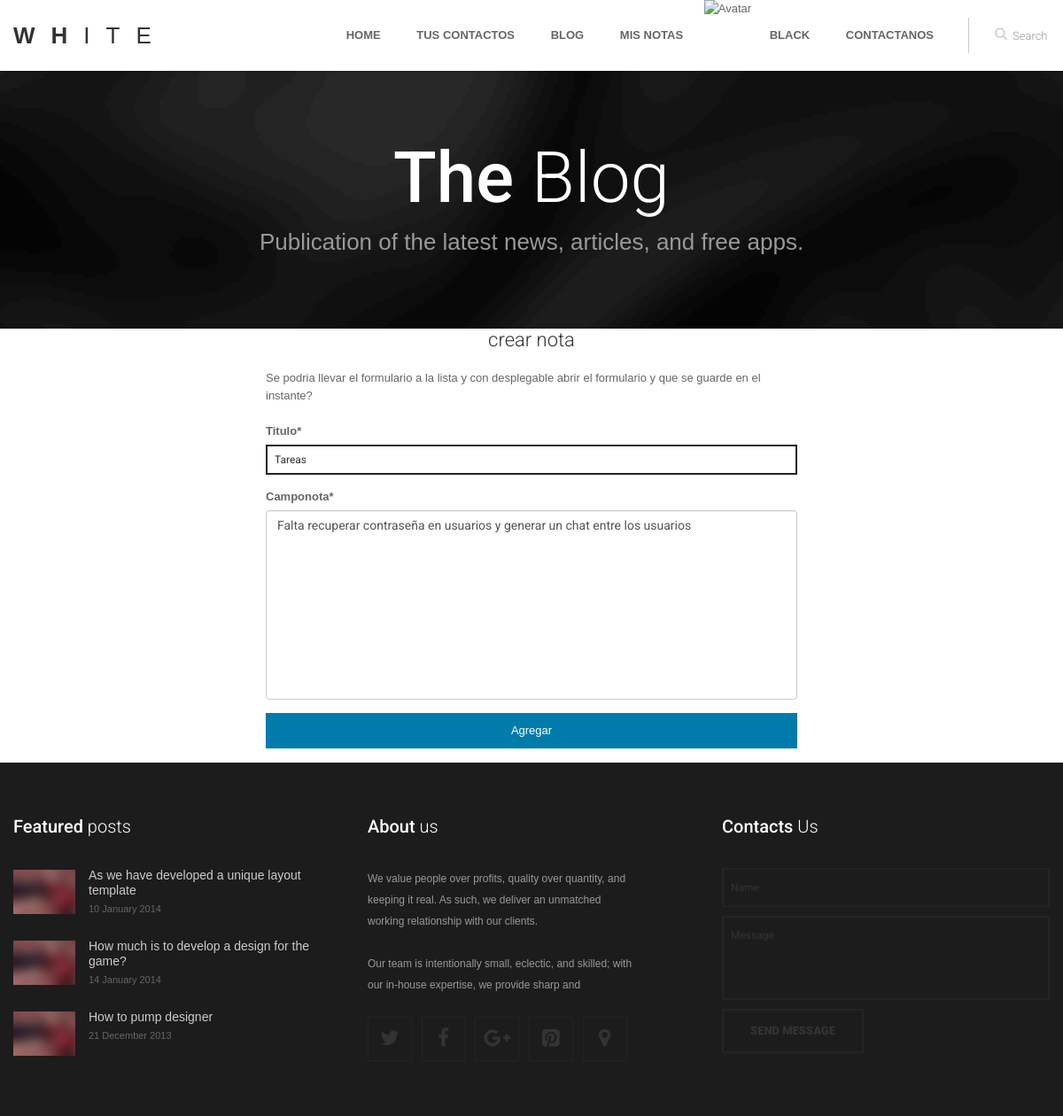
Page /edit9 (signed in) on the committed database.
### notasApp/models.py (models this page shows, shortened)
class NotasModel(models.Model):
    titulo = models.CharField(max_length=50)
    camponota = models.TextField(max_length=600)
    autor = models.ForeignKey(User, on_delete=models.CASCADE, null=True)
    categorias = models.ManyToManyField(CategoriaNotasModel)
    fecha_creacion = models.DateTimeField(auto_now_add=True)
    class Meta:
        verbose_name = 'nota'
        verbose_name_plural = 'notas'

### notasApp/views.py (the view)
# urls.py: url(r'^edit(?P<pk>\d+)$', NotaUpdate.as_view(), name='edit'),
class NotaUpdate(CustomContextAvatarMixin, UpdateView):
    model = NotasModel
    template_name = 'notas/nota_form.html'
    fields = ['titulo', 'camponota','fecha_edicion']
    success_url = reverse_lazy('contact:list')

### homeApp/views.py (called while the page is built)
    def get_context_data(self, **kwargs):
        context = super().get_context_data(**kwargs)
        avatar = Avatar.objects.filter(user=self.request.user).first()
        context['url'] = avatar.imagen.url
        return context

### template/notas/nota_form.html (shortened to what this page needs)
{% extends "base.html" %}
{% load static %}
{% load crispy_forms_tags %}
	{% block content %}
	<div style="margin:auto; width:50%;">
		<h3 style="text-align:center">crear nota</h3>
		<p>Se podria llevar el formulario a la lista y con desplegable abrir el formulario y que se guarde en el instante?</p>
		<form method="POST">
			{{ form|crispy }}
			<button type="submit" class="buttons">Agregar</button>
		</form>
	</div>
	{% endblock %}

### template/base.html (shortened to what this page needs)
{% load static %}
<!DOCTYPE html>
<head>
	<link href={% static "css/bootstrap.min.css" %} rel="stylesheet" type="text/css" />
	<link href={% static "css/flexslider.css" %} rel="stylesheet" type="text/css" />
	<link href={% static "css/animate.css" %} rel="stylesheet" type="text/css" media="all" />
    <link href={% static "css/owl.carousel.css" %} rel="stylesheet">
	<link href={% static "css/style.css" %} rel="stylesheet" type="text/css" />
	<link href={% static "css/colors/" %} rel="stylesheet" type="text/css" id="colors" />
	<link href="http://netdna.bootstrapcdn.com/font-awesome/4.0.3/css/font-awesome.css" rel="stylesheet">
</head>
<body>
<div class="preloader_hide">
	<div id="page" class="single_page">
		<header>
			<div class="menu_block">
				<div class="container clearfix">
					<div class="logo pull-left">
						<a href="index.html" ><span class="b1">w</span><span class="b2">h</span><span class="b3">i</span><span class="b4">t</span><span class="b5">e</span></a>
					</div>
					<div id="search-form" class="pull-right">
						<form method="get" action="#">
							<input type="text" name="Search" value="Search" onFocus="if (this.value == 'Search') this.value = '';" onBlur="if (this.value == '') this.value = 'Search';" />
						</form>
					</div>
					<div class="pull-right">
						<nav class="navmenu center">
							<ul>
								<li class="first scroll_btn {% if request.path == '/' %}active{% endif %}">
									<a href="{% url 'Home' %}">Home</a>
								</li>
								<li class="sub-menu {% if request.path == '/list' %}active{% endif %}">
									<a  href="{% url 'contact:list' %}">tus contactos</a>
								</li>
								<li class="sub-menu {% if request.path == '/blog' %}active{% endif %}">
										<a href="{% url 'Blog' %}">Blog</a>
								</li>
								<li class="sub-menu {% if request.path == '/notas' %}active{% endif %}">
									<a href="{% url 'notas:list' %}">Mis notas</a>
								</li>
								{% if request.user.is_authenticated %}
									<img width= "40px" height="40px" src="{{url}}" alt="Avatar">
									<li class="sub-menu">
										<a href="javascript:void(0);">{{user.get_username}}</a>
									</li>
								{% else %}
									<li><a href="{% url 'Login'%}?next={{request.path}}">Login</a></li>
								{% endif %}
								<li class="scroll_btn last {% if request.path == '/contactanos' %}active{% endif %}">
									<a href="{% url 'Contactanos' %}">Contactanos</a>
								</li>
							</ul>
						</nav>
					</div>
				</div>
			</div>
		</header>
		<section class="breadcrumbs_block clearfix parallax">
			<div class="container center">
				<h2><b>The</b> Blog</h2>
				<p>Publication of the latest news, articles, and free apps.</p>
			</div>
		</section>
		<section id="content">
			<div class="container">
				<div class="row">
				{% block content %}
				{% endblock %}
				</div>
			</div>
		</section>
	</div>
	<section id="contacts">
	</section>
	<footer>
		<div class="container">
			<div class="row" data-appear-top-offset="-200" data-animated="fadeInUp">
				<div class="col-lg-4 col-md-4 col-sm-6 padbot30">
					<h4><b>Featured</b> posts</h4>
					<div class="recent_posts_small clearfix">
						<div class="post_item_img_small">
							<img src={% static "images/blog/3.jpg" %} alt="" />
						</div>
						<div class="post_item_content_small">
							<a class="title" href="blog.html" >As we have developed a unique layout template</a>
							<ul class="post_item_inf_small">
								<li>10 January 2014</li>
							</ul>
						</div>
					</div>
					<div class="recent_posts_small clearfix">
						<div class="post_item_img_small">
							<img src={% static "images/blog/3.jpg" %} alt="" />
						</div>
						<div class="post_item_content_small">
							<a class="title" href="blog.html" >How much is to develop a design for the game?</a>
							<ul class="post_item_inf_small">
								<li>14 January 2014</li>
							</ul>
						</div>
					</div>
					<div class="recent_posts_small clearfix">
						<div class="post_item_img_small">
							<img src={% static "images/blog/3.jpg" %} alt="" />
						</div>
						<div class="post_item_content_small">
							<a class="title" href="blog.html" >How to pump designer</a>
							<ul class="post_item_inf_small">
								<li>21 December 2013</li>
							</ul>
						</div>
					</div>
				</div>
				<div class="col-lg-4 col-md-4 col-sm-6 padbot30 foot_about_block">
					<h4><b>About</b> us</h4>
					<p>We value people over profits, quality over quantity, and keeping it real. As such, we deliver an unmatched working relationship with our clients.</p>
					<p>Our team is intentionally small, eclectic, and skilled; with our in-house expertise, we provide sharp and</p>
					<ul class="social">
						<li><a href="javascript:void(0);" ><i class="fa fa-twitter"></i></a></li>
						<li><a href="javascript:void(0);" ><i class="fa fa-facebook"></i></a></li>
						<li><a href="javascript:void(0);" ><i class="fa fa-google-plus"></i></a></li>
						<li><a href="javascript:void(0);" ><i class="fa fa-pinterest-square"></i></a></li>
						<li><a href="javascript:void(0);" ><i class="map_show fa fa-map-marker"></i></a></li>
					</ul>
				</div>
				<div class="col-lg-4 col-md-4 padbot30">
					<h4><b>Contacts</b> Us</h4>
					<div class="span9 contact_form">
						<div id="fields">
							<form id="contact-form-face" class="clearfix" action="#">
								<input type="text" name="name" value="Name" onFocus="if (this.value == 'Name') this.value = '';" onBlur="if (this.value == '') this.value = 'Name';" />
								<textarea name="message" onFocus="if (this.value == 'Message') this.value = '';" onBlur="if (this.value == '') this.value = 'Message';">Message</textarea>
								<input class="contact_btn" type="submit" value="Send message" />
							</form>
						</div>
					</div>
				</div>
			</div>
		</div>
	</footer>
</div>
</body>
</html>

### rows in the picture
NotasModel: titulo "Tareas", camponota "Falta recuperar contraseña en usuarios y generar un chat entre los usuarios"

### other values in the picture
{{ user.get_username }} "BLACK"
